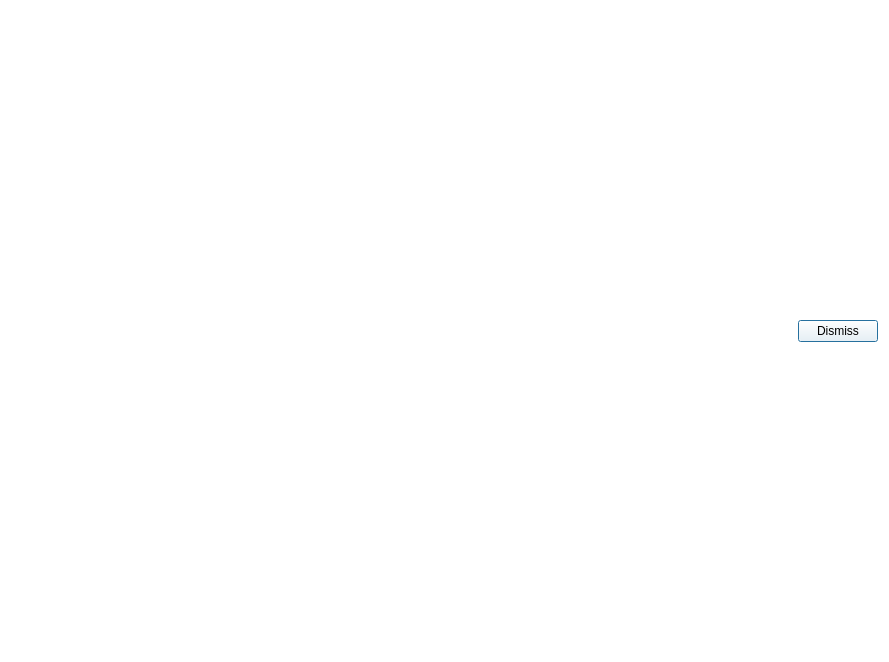
<?xml version="1.0" encoding="UTF-8"?>
<ui version="4.0">
 <class>FencelineProfileDialogBase</class>
 <widget class="QDialog" name="FencelineProfileDialogBase">
  <property name="geometry">
   <rect>
    <x>0</x>
    <y>0</y>
    <width>889</width>
    <height>662</height>
   </rect>
  </property>
  <property name="windowTitle">
   <string>Fenceline Profile</string>
  </property>
  <property name="windowOpacity">
   <double>1.000000000000000</double>
  </property>
  <property name="styleSheet">
   <string notr="true">background-color: rgb(255, 255, 255);</string>
  </property>
  <property name="sizeGripEnabled">
   <bool>true</bool>
  </property>
  <layout class="QVBoxLayout" name="verticalLayout_2">
   <item>
    <layout class="QVBoxLayout" name="verticalLayout">
     <item>
      <layout class="QHBoxLayout" name="horizontalLayout">
       <property name="sizeConstraint">
        <enum>QLayout::SetMaximumSize</enum>
       </property>
      </layout>
     </item>
     <item>
      <layout class="QHBoxLayout" name="buttonLayout">
       <property name="sizeConstraint">
        <enum>QLayout::SetMinimumSize</enum>
       </property>
       <item>
        <spacer name="horizontalSpacer">
         <property name="orientation">
          <enum>Qt::Horizontal</enum>
         </property>
         <property name="sizeType">
          <enum>QSizePolicy::Expanding</enum>
         </property>
         <property name="sizeHint" stdset="0">
          <size>
           <width>40</width>
           <height>20</height>
          </size>
         </property>
        </spacer>
       </item>
       <item>
        <widget class="QPushButton" name="dismissButton">
         <property name="text">
          <string>Dismiss</string>
         </property>
        </widget>
       </item>
      </layout>
     </item>
    </layout>
   </item>
  </layout>
 </widget>
 <resources/>
 <connections/>
</ui>
